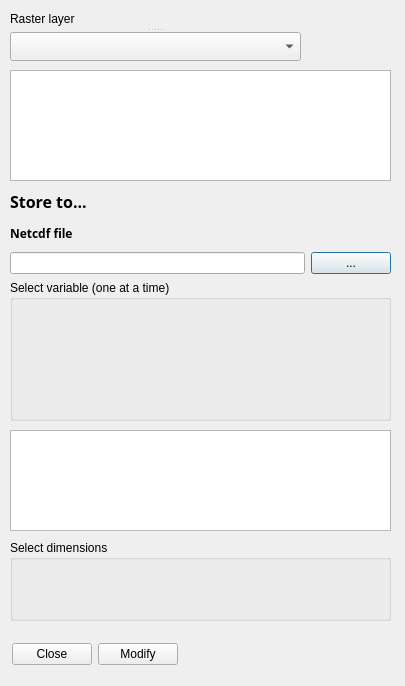
<?xml version="1.0" encoding="UTF-8"?>
<ui version="4.0">
 <class>Dialog</class>
 <widget class="QDialog" name="Dialog">
  <property name="geometry">
   <rect>
    <x>0</x>
    <y>0</y>
    <width>405</width>
    <height>686</height>
   </rect>
  </property>
  <property name="sizePolicy">
   <sizepolicy hsizetype="Preferred" vsizetype="Preferred">
    <horstretch>0</horstretch>
    <verstretch>0</verstretch>
   </sizepolicy>
  </property>
  <property name="windowTitle">
   <string>QCrocoFlow - Modify Netcdf file</string>
  </property>
  <property name="windowIcon">
   <iconset resource="../resources.qrc">
    <normaloff>:/plugins/QCrocoflow/icons/iconsmall.png</normaloff>:/plugins/QCrocoflow/icons/iconsmall.png</iconset>
  </property>
  <property name="sizeGripEnabled">
   <bool>false</bool>
  </property>
  <widget class="QGroupBox" name="netcdfVariablesGroupBox">
   <property name="geometry">
    <rect>
     <x>10</x>
     <y>280</y>
     <width>381</width>
     <height>141</height>
    </rect>
   </property>
   <property name="title">
    <string>Select variable (one at a time)     </string>
   </property>
  </widget>
  <widget class="QSplitter" name="splitter_2">
   <property name="geometry">
    <rect>
     <x>10</x>
     <y>10</y>
     <width>291</width>
     <height>51</height>
    </rect>
   </property>
   <property name="orientation">
    <enum>Qt::Vertical</enum>
   </property>
   <widget class="QLabel" name="label_2">
    <property name="text">
     <string>Raster layer</string>
    </property>
   </widget>
   <widget class="QComboBox" name="rasterListComboBox"/>
  </widget>
  <widget class="QWidget" name="layoutWidget">
   <property name="geometry">
    <rect>
     <x>10</x>
     <y>220</y>
     <width>381</width>
     <height>54</height>
    </rect>
   </property>
   <layout class="QVBoxLayout" name="verticalLayout">
    <item>
     <widget class="QLabel" name="label">
      <property name="font">
       <font>
        <family>Noto Sans</family>
        <weight>75</weight>
        <bold>true</bold>
       </font>
      </property>
      <property name="text">
       <string>Netcdf file</string>
      </property>
     </widget>
    </item>
    <item>
     <layout class="QHBoxLayout" name="horizontalLayout">
      <item>
       <widget class="QLineEdit" name="netcdfFilelineEdit"/>
      </item>
      <item>
       <widget class="QPushButton" name="selectNetcdfFileButton">
        <property name="text">
         <string>...</string>
        </property>
       </widget>
      </item>
     </layout>
    </item>
   </layout>
  </widget>
  <widget class="QWidget" name="layoutWidget">
   <property name="geometry">
    <rect>
     <x>10</x>
     <y>640</y>
     <width>168</width>
     <height>28</height>
    </rect>
   </property>
   <layout class="QHBoxLayout" name="horizontalLayout_2">
    <item>
     <widget class="QDialogButtonBox" name="buttonBox">
      <property name="orientation">
       <enum>Qt::Horizontal</enum>
      </property>
      <property name="standardButtons">
       <set>QDialogButtonBox::Close</set>
      </property>
     </widget>
    </item>
    <item>
     <widget class="QPushButton" name="processChangeButton">
      <property name="text">
       <string>Modify</string>
      </property>
     </widget>
    </item>
   </layout>
  </widget>
  <widget class="QLabel" name="label_3">
   <property name="geometry">
    <rect>
     <x>10</x>
     <y>190</y>
     <width>77</width>
     <height>23</height>
    </rect>
   </property>
   <property name="font">
    <font>
     <family>Noto Sans</family>
     <pointsize>12</pointsize>
     <weight>75</weight>
     <bold>true</bold>
    </font>
   </property>
   <property name="text">
    <string>Store to...</string>
   </property>
  </widget>
  <widget class="QTextEdit" name="variableNCInformationTextEdit">
   <property name="enabled">
    <bool>true</bool>
   </property>
   <property name="geometry">
    <rect>
     <x>10</x>
     <y>430</y>
     <width>381</width>
     <height>101</height>
    </rect>
   </property>
   <property name="sizePolicy">
    <sizepolicy hsizetype="Expanding" vsizetype="Expanding">
     <horstretch>0</horstretch>
     <verstretch>0</verstretch>
    </sizepolicy>
   </property>
   <property name="readOnly">
    <bool>true</bool>
   </property>
  </widget>
  <widget class="QGroupBox" name="netcdfVariableDimensionsGroupBox">
   <property name="geometry">
    <rect>
     <x>10</x>
     <y>540</y>
     <width>381</width>
     <height>81</height>
    </rect>
   </property>
   <property name="title">
    <string>Select dimensions</string>
   </property>
  </widget>
  <widget class="QTextEdit" name="variableRasterInformationTextEdit">
   <property name="geometry">
    <rect>
     <x>10</x>
     <y>70</y>
     <width>381</width>
     <height>111</height>
    </rect>
   </property>
   <property name="readOnly">
    <bool>true</bool>
   </property>
  </widget>
 </widget>
 <tabstops>
  <tabstop>rasterListComboBox</tabstop>
  <tabstop>variableRasterInformationTextEdit</tabstop>
  <tabstop>netcdfFilelineEdit</tabstop>
  <tabstop>selectNetcdfFileButton</tabstop>
  <tabstop>variableNCInformationTextEdit</tabstop>
  <tabstop>processChangeButton</tabstop>
 </tabstops>
 <resources>
  <include location="../resources.qrc"/>
 </resources>
 <connections>
  <connection>
   <sender>buttonBox</sender>
   <signal>accepted()</signal>
   <receiver>Dialog</receiver>
   <slot>accept()</slot>
   <hints>
    <hint type="sourcelabel">
     <x>90</x>
     <y>641</y>
    </hint>
    <hint type="destinationlabel">
     <x>157</x>
     <y>274</y>
    </hint>
   </hints>
  </connection>
  <connection>
   <sender>buttonBox</sender>
   <signal>rejected()</signal>
   <receiver>Dialog</receiver>
   <slot>reject()</slot>
   <hints>
    <hint type="sourcelabel">
     <x>90</x>
     <y>641</y>
    </hint>
    <hint type="destinationlabel">
     <x>286</x>
     <y>274</y>
    </hint>
   </hints>
  </connection>
 </connections>
</ui>
